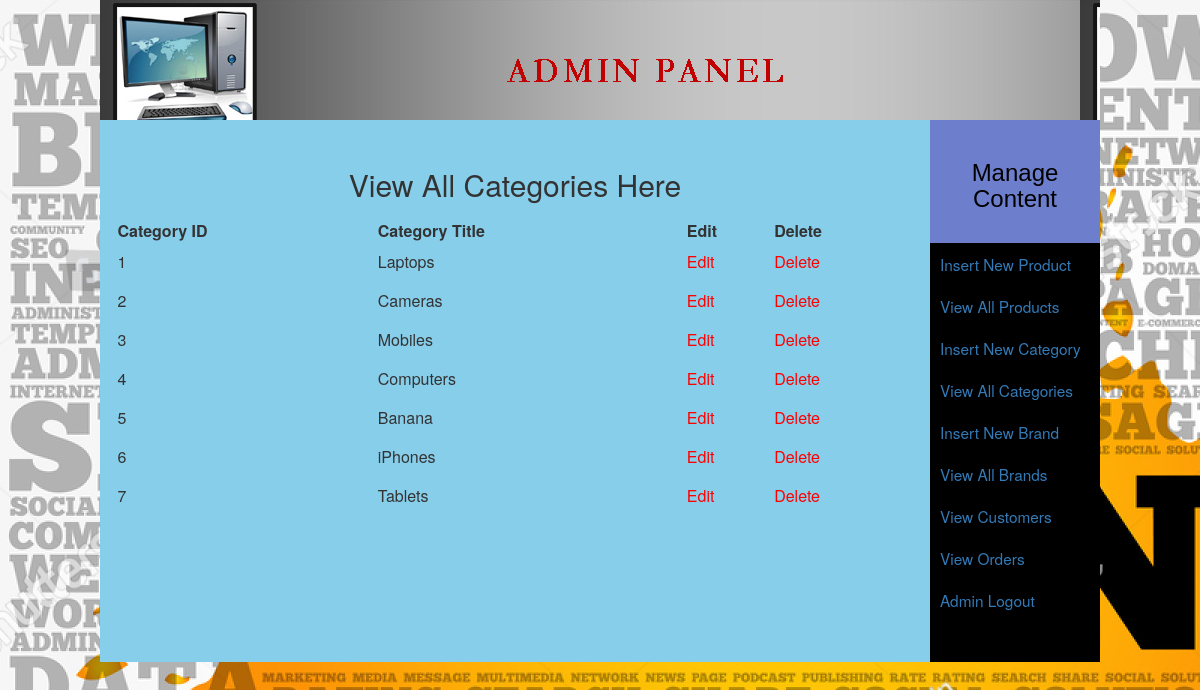
The page /admin_area/index.php?view_cats (signed in) on the database its author committed.
### tables this page shows
CREATE TABLE `categories` (
  `cat_id` int(100) NOT NULL,
  `cat_title` text NOT NULL
);

### admin_area/view_cats.php (the view, shortened to what this page needs)
<?php
if(!isset($_SESSION['user_email'])){
	echo "<script>window.open('login.php?not_admin=You are not an Admin!','_self')</script>";
}
else {
?>
<table width="795" align="center" class="bg-blueviolet">
	<tr align="center">
		<td colspan="6"><h2>View All Categories Here</h2></td>
	</tr>
	<tr align="center" bgcolor="skyblue">
		<th>Category ID</th>
		<th>Category Title</th>
		<th>Edit</th>
		<th>Delete</th>
	</tr>
	<?php
	include("includes/db.php");
	$get_cat = "select * from categories";
	$run_cat = mysqli_query($con, $get_cat);
	while ($row_cat=mysqli_fetch_array($run_cat)){
		$cat_id = $row_cat['cat_id'];
		$cat_title = $row_cat['cat_title'];
	?>
	<tr align="left">
		<td><?php echo $cat_id;?></td>
		<td><?php echo $cat_title;?></td>
		<td><a href="index.php?edit_cat=<?php echo $cat_id; ?>" style="color:red">Edit</a></td>
		<td><a href="delete_cat.php?delete_cat=<?php echo $cat_id;?>" style="color:red">Delete</a></td>
	</tr>
	<?php } ?>
</table>
<?php } ?>

### admin_area/styles/style.css (style rules this page uses)
html, body, div, span, applet, object, iframe, h1, h2, h3, h4, h5, h6, p, blockquote, pre, a, abbr, acronym, address, big, cite, code, del, dfn, em, img, ins, kbd, q, s, samp, small, strike, strong, sub, sup, tt, var, b, u, i, center, dl, dt, dd, ol, ul, li, fieldset, form, label, legend, table, caption, tbody, tfoot, thead, tr, th, td, article, aside, canvas, details, embed, figure, figcaption, footer, header, hgroup, menu, nav, output, ruby, section, summary, time, mark, audio, video { margin: 0; padding: 0; border: 0; vertical-align: baseline; }
body { background-attachment: fixed; }
table { border-collapse: collapse !important; margin:0 auto !important; float:none !important; }
td { padding-top: .5em !important; padding-bottom: .5em !important; }

### rows shown on the page
categories: cat_id "1", cat_title "Laptops"
categories: cat_id "2", cat_title "Cameras"
categories: cat_id "3", cat_title "Mobiles"
categories: cat_id "4", cat_title "Computers"
categories: cat_id "5", cat_title "Banana"
categories: cat_id "6", cat_title "iPhones"
categories: cat_id "7", cat_title "Tablets"
